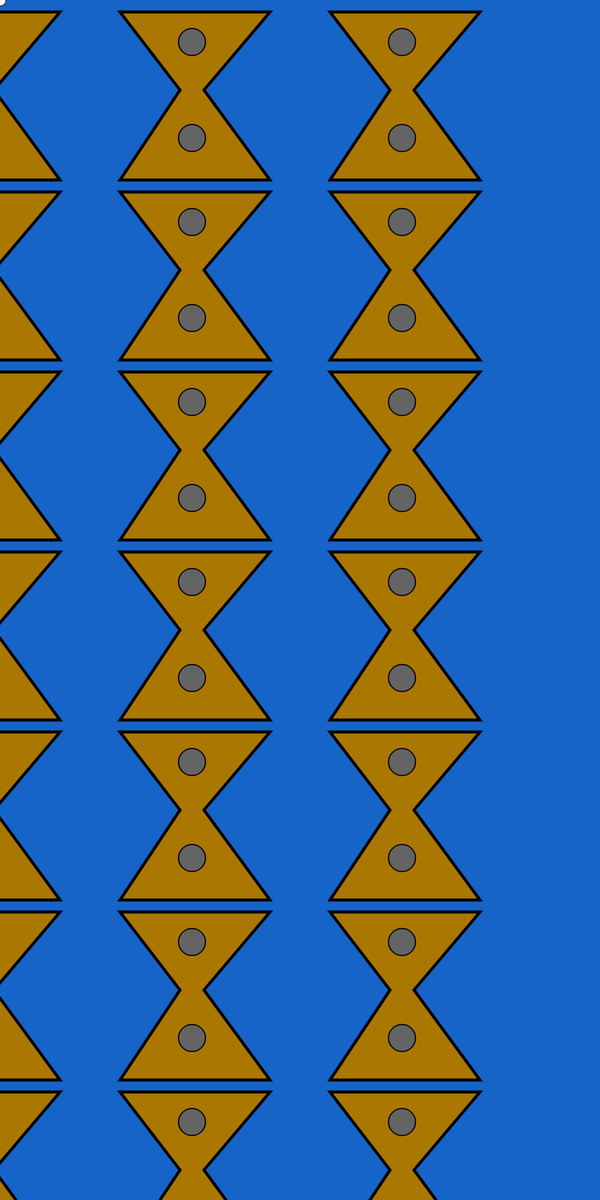
Frame 1 (no input)
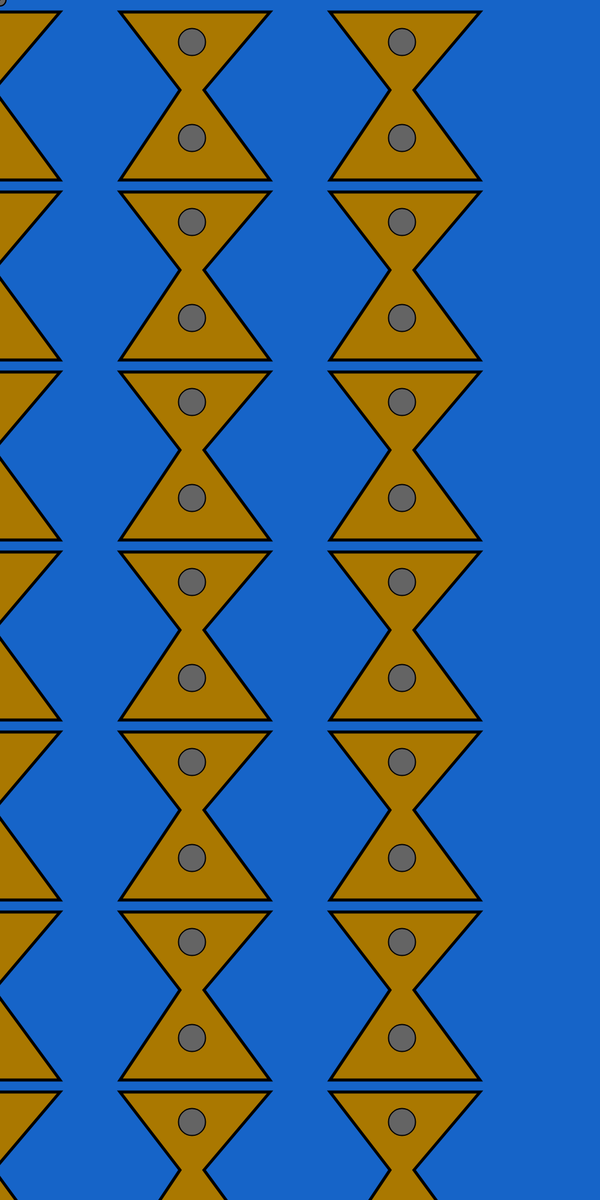
Frame 60 (no input)
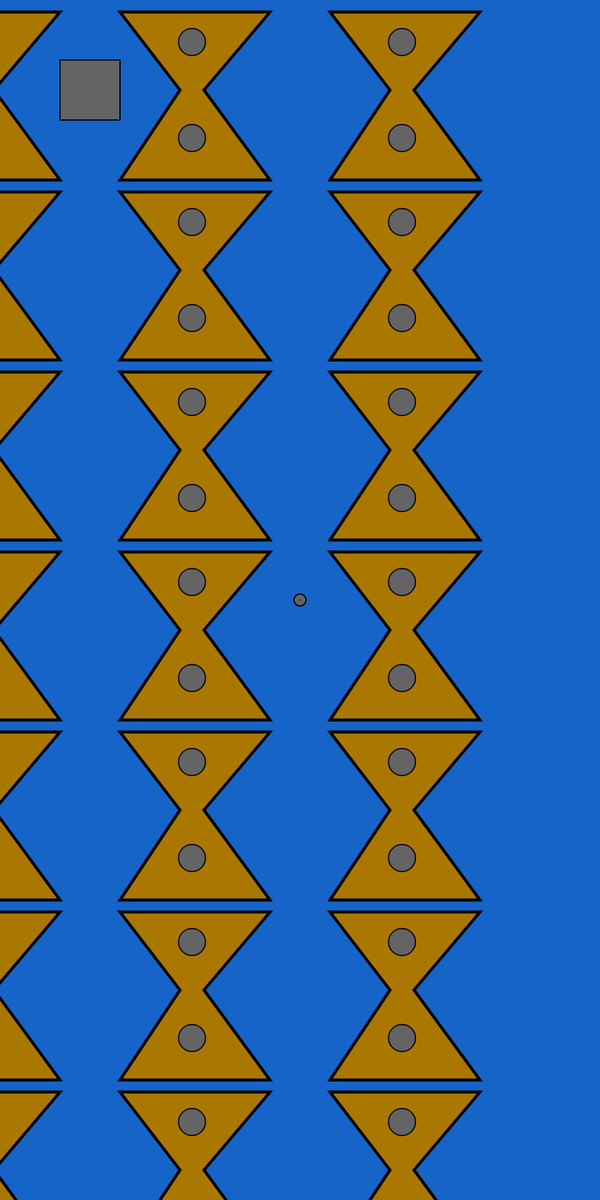
Frame 120 (the mouse pressed at the canvas centre since frame 60)

The p5.js sketch that drew these frames (run headless with seeded random() and noise() and a simulated clock; from frame 60 on, the mouse is pressed at the canvas centre):

// p5.js sketch
// ── sketch.js
//setup - run once when the code is first starts
function setup() {
  createCanvas(1000, 2000); // this sets the size of the area in which we can draw things. We call it a canvas
  textSize(32); // sets the size of the textAscent()
}
//draw - this function loops, the code within read through repeatedly while running
function draw() {
  background(22, 100, 200); // this makes the whole canvas the screen grey

  if(mouseX > 300){
  rect(100,100,100,100)
  }

  var vY = 300; //  vertext Y pos
  var Xv = 200;     // virtex x pos
  var cS = 45;     // circle size
  
  ellipse(mouseX, mouseY, 20, 20); // draws a circle 20 pixels accross at location of the mouse pointer
  line(mouseX, mouseY, pmouseX, pmouseY); // draws a line from the mouse pointer, to where the mouse pointer previously was
  
DrawTimeSigil(Xv, vY, cS)
DrawTimeSigil(Xv, 600, cS)
DrawTimeSigil(Xv, 900, cS)
DrawTimeSigil(Xv, 1200, cS)
DrawTimeSigil(Xv, 1500, cS)
DrawTimeSigil(Xv, 1800, cS)
DrawTimeSigil(Xv, 2100, cS)

DrawTimeSigil(-150, vY, cS)
DrawTimeSigil(-150, 600, cS)
DrawTimeSigil(-150, 900, cS)
DrawTimeSigil(-150, 1200, cS)
DrawTimeSigil(-150, 1500, cS)
DrawTimeSigil(-150, 1800, cS)
DrawTimeSigil(-150, 2100, cS)

DrawTimeSigil(550, vY, cS)
DrawTimeSigil(550, 600, cS)
DrawTimeSigil(550, 900, cS)
DrawTimeSigil(550, 1200, cS)
DrawTimeSigil(550, 1500, cS)
DrawTimeSigil(550, 1800, cS)
DrawTimeSigil(550, 2100, cS)


}


function DrawTimeSigil(Xv, vY, cS){    
 
  beginShape();
    
    strokeWeight(5);
    stroke(0);
    fill(170, 120, 0);
    
    vertex(Xv, vY-280); // top left
    vertex(Xv+250, vY-280); //top right 

    vertex(Xv+140,vY-150 ); // middle right
    
    vertex(Xv+250, vY); // bottom right
    vertex(Xv, vY); // bottom left

    vertex(Xv+100,vY-150 ); // middle left
    
    endShape(CLOSE); 

    strokeWeight(2);
    fill(100,);

    circle(Xv+120, vY-230, cS); //top circle
    circle(Xv+120, vY-70, cS); //bottom circle
    
    describe('A Time Sigil.');
 
}  
